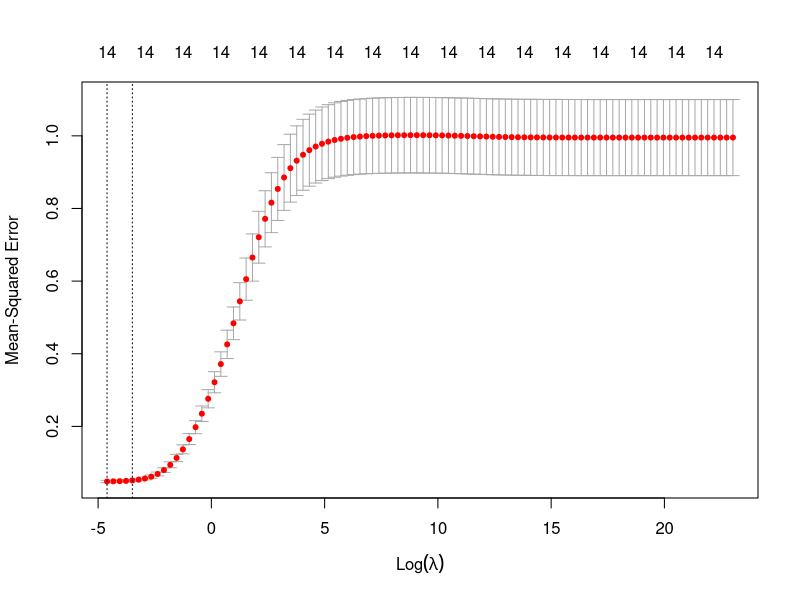

Write R code to recreate this figure. (Note: this script raises an error after producing the figure.)
library(glmnet)
credit_train <- read.csv('../../data/train-set-data.csv')
credit_test <- read.csv('../../data/test-set-data.csv')

grid <- 10^seq(10, -2, length=100)
train_x <- model.matrix(Balance~.,credit_train)[,-1]
train_y <- credit_train$Balance

test_x <- model.matrix(Balance~., credit_test)[,-1]
test_y <- credit_test$Balance

set.seed(42)
ridge_mod <- cv.glmnet(train_x,
                       train_y, alpha=0, lambda=grid,
                       intercept=FALSE, standardize=FALSE)

rdata_output <- '../../data/best-ridge.RData'
best_ridge_number <- which(ridge_mod$lambda == ridge_mod$lambda.min)
best_ridge <- ridge_mod$glmnet.fit$beta[,best_ridge_number]


#plot the cross-validation errors in terms of the tuning parameter
plot(ridge_mod)

#calculate the MSE
ridge_pred <- predict(ridge_mod, s = best_ridge_number, 
                      newx = test_x)
ridge_mse <- mean((ridge_pred - test_y)^2)

#refit the model to the full data
credit <- read.csv('../../data/Credit.csv')

credit_x <- model.matrix(Balance~., credit)[,-1]
credit_y <- credit$Balance
cv.glmnet(credit_x, credit_y, alpha=0, lambda=best_ridge_number,
          intercept=FALSE, standardize=FALSE)

predict(ridge_mod, s=best_ridge_number, 
        newx = credit_x)

credit_full <- glmnet(credit_x, credit_y, alpha=0)
credit_pred <- predict(credit_full, s = best_ridge_number, type="coefficients")

save(best_ridge, credit_pred, best_ridge_number, ridge_mse, 
     file = rdata_output)
